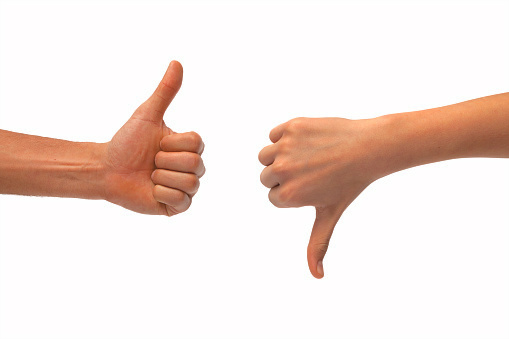
#> input picture CVND_Exercises/1_3_Types_of_Features_Image_Segmentation/images/thumbs_up_down.jpg, 509 x 339 px
$ jupyter execute '2. Contour detection and features.ipynb'   (shell and % lines are left out)
#> lines starting #> are read from the running program, lines starting #| are printed output that depends on the picture; after the words box and inside, x2 and y2 are one past the last pixel; in counts of white or black regions, pixels touching at a corner belong together; long printed decimals are rounded
# Finding Contours

[cell 1]
# mount google drive
from google.colab import drive
drive.mount('/content/drive')

# change working directory
%cd drive/My Drive/Colab Notebooks/Computer Vision Nanodegree/CVND_Exercises/1_3_Types_of_Features_Image_Segmentation

### Import resources and display image

[cell 2]
import numpy as np
import matplotlib.pyplot as plt
import cv2


# Read in the image
image = cv2.imread('images/thumbs_up_down.jpg')
#> image is the input picture: shape (339, 509, 3); mean B, G, R 221.7, 227.3, 242.6

# Change color to RGB (from BGR)
image = cv2.cvtColor(image, cv2.COLOR_BGR2RGB)

plt.imshow(image);

### Produce a binary image for finding contours

[cell 3]
# Convert to grayscale
gray = cv2.cvtColor(image,cv2.COLOR_RGB2GRAY)
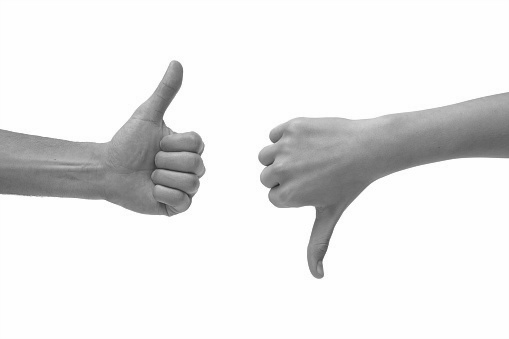
#> gray: shape (339, 509); min 32, max 255, mean 231.4

# Create a binary thresholded image
retval, binary = cv2.threshold(gray, 225, 255, cv2.THRESH_BINARY_INV)
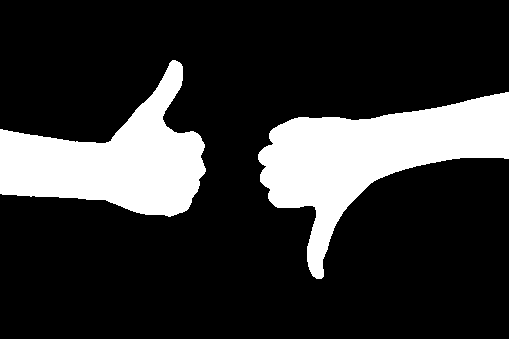
#> binary: shape (339, 509); 19.8% white; 2 white regions

plt.imshow(binary, cmap='gray');

### Find and draw the contours

[cell 4]
# Find contours from thresholded, binary image
contours, hierarchy = cv2.findContours(binary, cv2.RETR_TREE, cv2.CHAIN_APPROX_SIMPLE)
#> contours = 2 contours; box (x1, y1, x2, y2) and area: (258, 92, 509, 279) 18140, (0, 60, 206, 217) 15366

# Draw all contours on a copy of the original image
contours_image = np.copy(image)
contours_image = cv2.drawContours(contours_image, contours, -1, (0,255,0), 3)
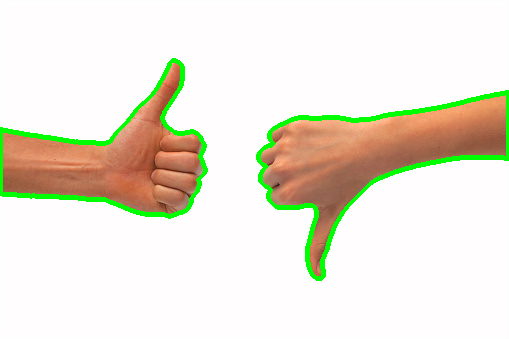
#> contours_image: shape (339, 509, 3); mean R, G, B 234.3, 230.1, 215.5

plt.imshow(contours_image)

## Contour Features

Every contour has a number of features that you can calculate, including the area of the contour, it's orientation (the direction that most of the contour is pointing in), it's perimeter, and many other properties outlined in [OpenCV documentation, here](http://opencv-python-tutroals.readthedocs.io/en/latest/py_tutorials/py_imgproc/py_contours/py_contour_properties/py_contour_properties.html).

In the next cell, you'll be asked to identify the orientations of both the left and right hand contours. The orientation should give you an idea of which hand has its thumb up and which one has its thumb down!

### Orientation

The orientation of an object is the angle at which an object is directed. To find the angle of a contour, you should first find an ellipse that fits the contour and then extract the `angle` from that shape.

```python
# Fit an ellipse to a contour and extract the angle from that ellipse
(x,y), (MA,ma), angle = cv2.fitEllipse(selected_contour)
```

**Orientation values**

These orientation values are in degrees measured from the x-axis. A value of zero means a flat line, and a value of 90 means that a contour is pointing straight up!

So, the orientation angles that you calculated for each contour should be able to tell us something about the general position of the hand. The hand with it's thumb up, should have a higher (closer to 90 degrees) orientation than the hand with it's thumb down.

### TODO: Find the orientation of each contour

[cell 5]
## TODO: Complete this function so that
## it returns the orientations of a list of contours
## The list should be in the same order as the contours
## i.e. the first angle should be the orientation of the first contour
def orientations(contours):
    """
    Orientation
    :param contours: a list of contours
    :return: angles, the orientations of the contours
    """

    # Create an empty list to store the angles in
    # Tip: Use angles.append(value) to add values to this list
    angles = []

    for contour in contours:
      (x,y), (MA,ma), angle = cv2.fitEllipse(contour)
      angles.append(angle)

    return angles


# ---------------------------------------------------------- #
# Print out the orientation values
angles = orientations(contours)
#> the loop in orientations, `for contour in contours:` made 2 passes
#> (x, y, MA, ma, angle) on passes 1 to 2: (355.8, 165.5, 142.2, 254.6, 61.36), (119.2, 147.6, 152.1, 191.4, 82.28)
#> after the loop in orientations, `for contour in contours:`: angles = [61.36, 82.28]
#> angles = [61.36, 82.28]
print('Angles of each contour (in degrees): ' + str(angles))
#| Angles of each contour (in degrees): [61.358, 82.276]

[cell 6]
# Draw ellipses on original image
ellipse_image = np.copy(contours_image)

# Loop over each contour
# Draw corresponding ellipse on the image
for contour in contours:
  (x,y), (MA,ma), angle = cv2.fitEllipse(contour)

  # since cv2.ellipse() requires the center and axes to be a tuple of int
  # we will convert the float values to ints
  x = int(x)
  y = int(y)
  MA = int(MA)
  ma = int(ma)

  ellipse_image = cv2.ellipse(ellipse_image, (x,y), (MA,ma), angle, 0, 360, (0,0,255), 3)
#> this loop made 2 passes
#> (x, y, MA, ma, angle) on passes 1 to 2: (355, 165, 142, 254, 61.36), (119, 147, 152, 191, 82.28)
#> pass 1, `ellipse_image = cv2.ellipse(ellipse_image, (x,y), (MA,ma), angle, 0, 3..`:
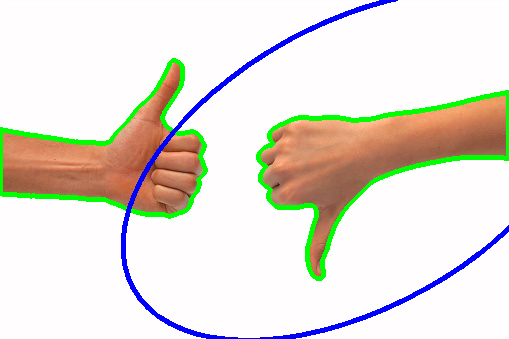
#> ellipse_image: shape (339, 509, 3); 2.33% of pixels changed, all inside (x1, y1, x2, y2) = (121, 0, 509, 339)
#> pass 2, `ellipse_image = cv2.ellipse(ellipse_image, (x,y), (MA,ma), angle, 0, 3..`:
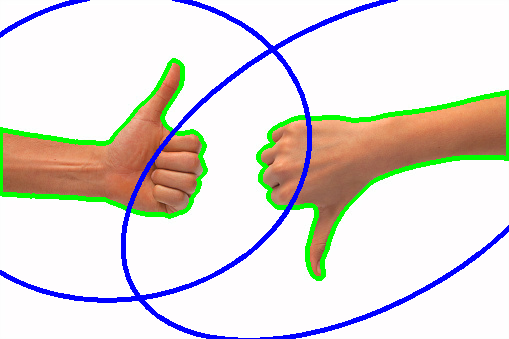
#> ellipse_image: shape (339, 509, 3); 1.96% of pixels changed, all inside (x1, y1, x2, y2) = (0, 0, 312, 303)

# show ellipse
plt.imshow(ellipse_image);

### Bounding Rectangle

In the next cell, you'll be asked to find the bounding rectangle around the *left* hand contour, which has its thumb up, then use that bounding rectangle to crop the image and better focus on that one hand!

```python
# Find the bounding rectangle of a selected contour
x,y,w,h = cv2.boundingRect(selected_contour)

# Draw the bounding rectangle as a purple box
box_image = cv2.rectangle(contours_image, (x,y), (x+w,y+h), (200,0,200),2)
```

And to crop the image, select the correct width and height of the image to include.

```python
# Crop using the dimensions of the bounding rectangle (x, y, w, h)
cropped_image = image[y: y + h, x: x + w]
```

### TODO: Crop the image around a contour

[cell 7]
## TODO: Complete this function so that
## it returns a new, cropped version of the original image
def left_hand_crop(image, selected_contour):
    """
    Left hand crop
    :param image: the original image
    :param selectec_contour: the contour that will be used for cropping
    :return: cropped_image, the cropped image around the left hand
    """

    ## TODO: Detect the bounding rectangle of the left hand contour
    contours_image = cv2.drawContours(image, selected_contour, -1, (0,255,0), 3)

    x, y, w, h = cv2.boundingRect(selected_contour)

    box_image = cv2.rectangle(contours_image, (x,y), (x+w, y+h), (200, 0, 200), 2)

    ## TODO: Crop the image using the dimensions of the bounding rectangle
    # Make a copy of the image to crop
    cropped_image = np.copy(box_image)

    cropped_image = cropped_image[y: y + h, x: x + w]

    return cropped_image


## TODO: Select the left hand contour from the list
## Replace this value
selected_contour = contours[1]
#> selected_contour = contour of 245 points, box (x1, y1, x2, y2) (0, 60, 206, 217), area 15366

# ---------------------------------------------------------- #
# If you've selected a contour
if(selected_contour is not None):
    # Call the crop function with that contour passed in as a parameter
    cropped_image = left_hand_crop(image, selected_contour)
#> in left_hand_crop, `x, y, w, h = cv2.boundingRect(selected_contour)`: x = 0; y = 60; w = 206; h = 157
#> in left_hand_crop, `box_image = cv2.rectangle(contours_image, (x,y), (x+w, y+h), (200, 0, ..`:
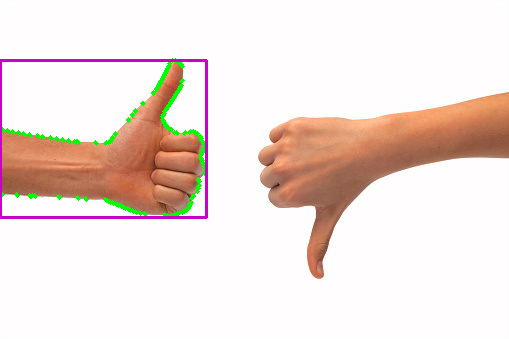
#> box_image: shape (339, 509, 3); mean R, G, B 240, 225.2, 219.7
#> in left_hand_crop, `cropped_image = cropped_image[y: y + h, x: x + w]`:
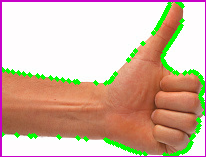
#> cropped_image: shape (157, 206, 3); mean R, G, B 212.3, 184, 164.1
    plt.imshow(cropped_image)
